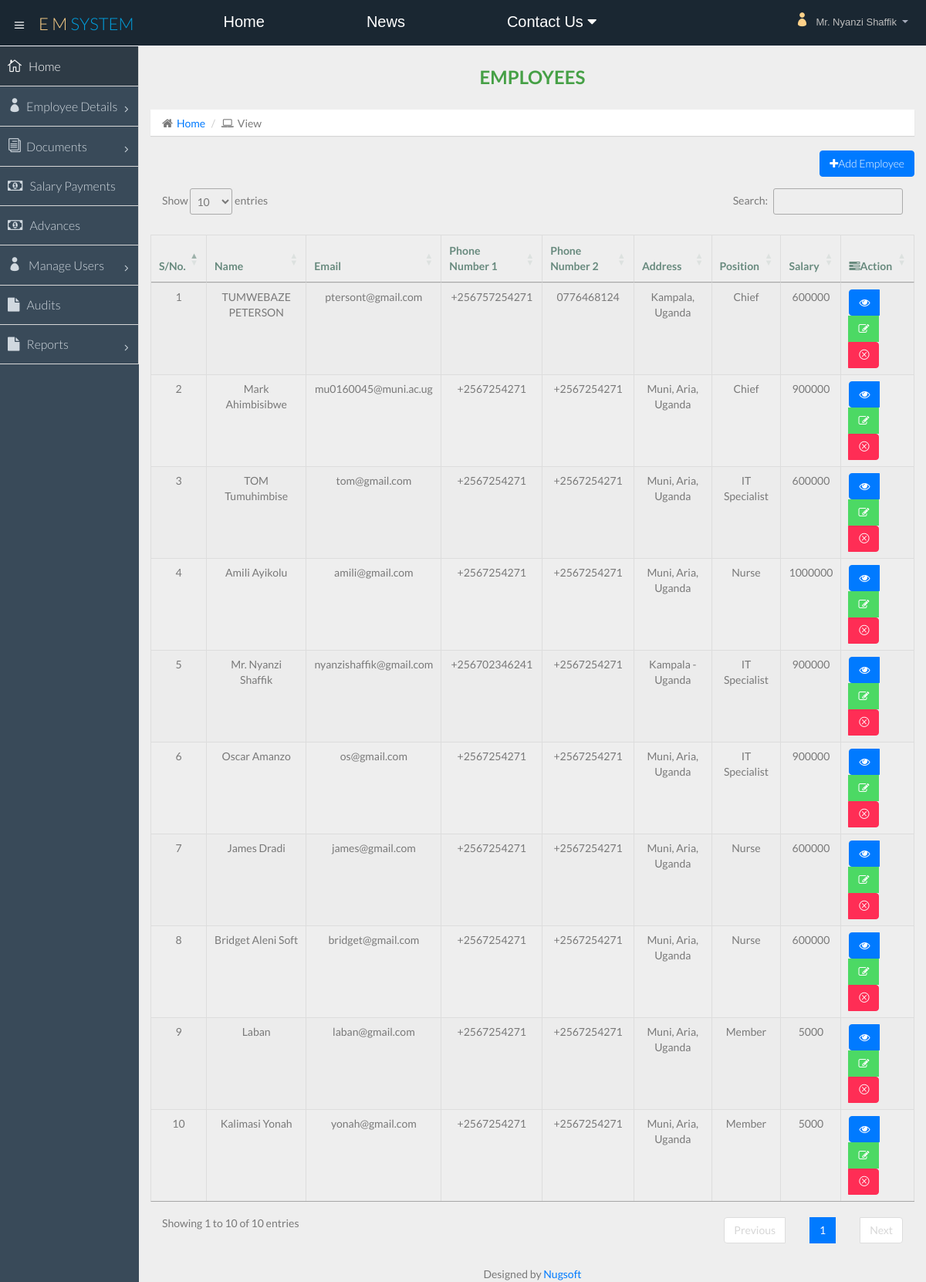
The page /employees.php (signed in) on the database its author committed.
### tables this page shows
CREATE TABLE `add_employee` (
  `id` int(11) NOT NULL,
  `name` varchar(100) NOT NULL,
  `email` varchar(100) NOT NULL,
  `phone1` varchar(100) NOT NULL,
  `phone2` varchar(100) NOT NULL,
  `address` varchar(100) NOT NULL,
  `birth` date NOT NULL,
  `nin` varchar(100) NOT NULL,
  `position` varchar(100) NOT NULL,
  `salary` varchar(100) DEFAULT '0',
  `appoint` varchar(100) NOT NULL,
  `contract` varchar(100) NOT NULL,
  `photo` varchar(100) NOT NULL,
  `nok` varchar(100) NOT NULL,
  `nokc` varchar(100) NOT NULL
);

CREATE TABLE `positions` (
  `pos_id` int(11) NOT NULL,
  `pos_name` varchar(100) NOT NULL,
  `salary` varchar(100) NOT NULL,
  `added_by` varchar(100) NOT NULL,
  `added_on` timestamp NOT NULL DEFAULT current_timestamp()
);

### includes/sessions.php (called while the page is built, shortened)
<?php
$fname=$_SESSION['fullname'];
$rolex=$_SESSION['role'];
?>

### employees.php (the view, shortened to what this page needs)
<?php include "includes/head.php" ?>
<?php include "includes/db.php"?>
<?php include "includes/sessions.php" ?>
<body>
  <section id="container" class="">
    <?php include "includes/nav.php" ?>
    <?php include "includes/sidebar.php" ?>
    <section id="main-content">
      <section class="wrapper">
        <div class="row">
          <div class="col-lg-12">
            <h3 style="color:green" class="page-header text-center"><b>Employees</b></h3>
            <ol class="breadcrumb">
              <li><i class="fa fa-home"></i><a href="home.php">Home</a></li>
              <li><i class="fa fa-laptop"></i>View</li>
            </ol>
            <?php
            if($sel['add_employees']||$rolex=="0"){
          ?>
            <button type="button" class="btn btn-primary pull-right" data-toggle="modal"
            data-target="#exampleModal" data-whatever="@mdo"><i class="fa fa-plus" aria-hidden="true"></i>Add Employee</button>
          <?php } ?>
          </div>
        </div>
<table id="page" class="table table-striped table-bordered" style="width:100%">
<thead>
  <tr>
    <th class="text-center">S/No.</th>
    <th class="text-center">Name</th>
    <th v>Email</th>
    <th v>Phone Number 1</th>
    <th class="text-center">Phone Number 2</th>
    <th class="text-center">Address</th>
    <th class="text-center">Position</th>
    <th class="text-center">Salary</th>
    <th class="text-center"><i class="fa fa-tasks"></i>Action</th>
  </tr>
</thead>
<tbody>
 <?php
$query = "SELECT * FROM add_employee";
$number=0;
if ($result = mysqli_query($con, $query)) {
    while ($row = mysqli_fetch_array($result)){
        $number++;
        $id = $row["id"];
        $fnm = $row["name"];
        $lnm = $row["email"];
        $ctc = $row["phone1"];
        $em = $row["phone2"];
        $pass = $row["address"];
        $positn = $row["position"];
        $pos = mysqli_fetch_array(mysqli_query($con, "SELECT pos_name FROM `positions` WHERE pos_id='$positn'"))['pos_name'];
        $saly = $row["salary"];
?>
        <tr class="text-center">
                  <td><?php echo $number; ?></td>
                  <td><?php echo $fnm; ?></td>
                  <td><?php echo $lnm; ?></td>
                  <td><?php echo $ctc; ?></td>
                  <td><?php echo $em; ?></td>
                  <td><?php echo $pass; ?></td>
                  <td><?php echo $pos; ?></td>
                  <td><?php echo $saly; ?></td>
                  <td>
                  <div class="btn-group">
                  <?php
            if($sel['view_employee_details']||$rolex=="0"){
          ?>
                    <a class="btn btn-primary" href="#" data-toggle="modal" data-target="#view<?php echo $id; ?>" data-whatever="@mdo"><i class="fa fa-eye"></i></a><?php } ?>
                    <?php
            if($sel['edit_employees']||$rolex=="0"){
          ?>
                    <a class="btn btn-success" href="#" data-toggle="modal" data-target="#update<?php echo $id; ?>" data-whatever="@mdo"><i class="fa fa-edit"></i></a><?php } ?>
                    <?php
            if($sel['delete_employees']||$rolex=="0"){
          ?>
                    <a onclick = "confirmationDelete(this); return false;" class="btn btn-danger" href="delete/delete.php?id=<?php echo $id; ?>"><i class="icon_close_alt2"></i></a><?php } ?>
                  </div>
                  </td>
          </tr>
<?php
    }
}
?>
</tbody>
</table>
      </section>
      <?php include "includes/footer.php" ?>
    </section>
  </section>
</body>
</html>

### includes/head.php (shortened to what this page needs)
<!DOCTYPE html>
<html lang="en">
<head>
  <link href="css/bootstrap.min.css" rel="stylesheet">
  <link href="css/bootstrap-theme.css" rel="stylesheet">
  <link href="css/elegant-icons-style.css" rel="stylesheet" />
  <link href="css/font-awesome.min.css" rel="stylesheet" />
  <link href="assets/fullcalendar/fullcalendar/bootstrap-fullcalendar.css" rel="stylesheet" />
  <link href="assets/fullcalendar/fullcalendar/fullcalendar.css" rel="stylesheet" />
  <link href="assets/jquery-easy-pie-chart/jquery.easy-pie-chart.css" rel="stylesheet" type="text/css" media="screen" />
  <link rel="stylesheet" href="css/owl.carousel.css" type="text/css">
  <link href="css/jquery-jvectormap-1.2.2.css" rel="stylesheet">
  <link rel="stylesheet" href="css/fullcalendar.css">
  <link href="css/widgets.css" rel="stylesheet">
  <link href="css/style.css" rel="stylesheet">
  <link href="css/style-responsive.css" rel="stylesheet" />
  <link href="css/xcharts.min.css" rel=" stylesheet">
  <link href="css/jquery-ui-1.10.4.min.css" rel="stylesheet">
  <link href="https://cdnjs.cloudflare.com/ajax/libs/bootstrap-select/1.10.0/css/bootstrap-select.min.css" rel="stylesheet" />
  <link rel="stylesheet" href="https://cdn.datatables.net/1.10.2/css/jquery.dataTables.min.css">
<link href="https://cdn.datatables.net/1.10.18/css/dataTables.bootstrap4.min.css" rel="stylesheet">
</head>

### includes/nav.php (shortened to what this page needs)
<?php include "includes/db.php" ?>
<?php
$sel = mysqli_fetch_array(mysqli_query($con, "SELECT * from permissions WHERE role_id='$rolex'"));
?>
<header class="header dark-bg">
      <div class="toggle-nav">
        <div class="icon-reorder tooltips" data-original-title="Toggle Navigation" data-placement="bottom"><i class="icon_menu"></i></div>
      </div>
      <a href="" class="logo">e m<span class="lite"> system</span></a>
<div class="navbar1" id="mega-nav">
  <a class="anchor" href="#home">Home</a>
  <a class="anchor" href="#news">News</a>
  <div class="dropdown1">
    <button class="dropbtn">Contact Us
      <i class="fa fa-caret-down"></i>
    </button>
  </div>
      <div class="top-nav notification-row">
        <ul class="nav pull-right top-menu">
          <li class="dropdown">
            <a data-toggle="dropdown" class="dropdown-toggle" href="#">
                            <span class="icon_profile">
                            </span>
                            <span class="username"><?php echo $fname ?></span>
                            <b class="caret"></b>
                        </a>
          </li>
        </ul>
      </div>
      </div>
    </header>

### includes/sidebar.php (shortened to what this page needs)
<aside>
      <div id="sidebar" class="nav-collapse ">
        <ul class="sidebar-menu">
        <?php if($sel['view_home']||$rolex=="0"){
          ?>
          <li class="active">
            <a class="" href="home.php">
                          <i class="icon_house_alt"></i>
                          <span>Home</span>
                      </a>
          </li><?php } ?>
          <?php
          if($sel['add_employees']||$rolex=="0" || $sel['view_employees'] || $sel['edit_employees']|| $sel['delete_employees']|| $sel['view_employee_details']|| $sel['add_position']|| $sel['view_position']|| $sel['edit_position']|| $sel['delete_position']){
          ?>
          <li class="sub-menu">
            <a href="javascript:;" class=""><i class="icon_profile"></i><span>Employee Details</span>
                          <span class="menu-arrow arrow_carrot-right"></span>
                      </a>
          </li>
          <?php }?>
          <?php if($sel['add_document']||$rolex=="0" || $sel['view_document'] || $sel['edit_document'] || $sel['delete_document']|| $sel['view_document_details']){
          ?>
          <li class="sub-menu">
            <a href="javascript:;" class=""><i class="icon_documents_alt"></i><span>Documents</span>
                          <span class="menu-arrow arrow_carrot-right"></span>
                      </a>
          </li>
          <?php } ?>
          <li>
            <?php
            if($sel['add_salary']||$rolex=="0" || $sel['view_salary'] || $sel['edit_salary'] || $sel['delete_salary']){
          ?>
            <a class="" href="salary.php">
                          <i class="fa fa-money"></i>
                          <span>Salary Payments</span>
                      </a>
          </li>
          <?php } ?>
          <?php
            if($sel['add_advance']||$rolex=="0" || $sel['view_advances'] || $sel['edit_advance'] || $sel['delete_advance']|| $sel['view_advance_details']){
          ?>
          <li>
            <a class="" href="advances.php">
                          <i class="fa fa-money"></i>
                          <span>Advances</span>
                      </a>
          </li>
          <?php } ?>
          <?php
            if($sel['add_user']||$rolex=="0" || $sel['view_user'] || $sel['edit_user'] || $sel['delete_user']|| $sel['add_roles']|| $sel['view_roles']|| $sel['delete_roles']|| $sel['edit_roles']){
          ?>
          <li class="sub-menu">
            <a class="" href="javascript:;"><i class="icon_profile"></i>
                          <span>Manage Users</span><span class="menu-arrow arrow_carrot-right"></span>
                      </a>
          </li>
          <?php } ?>
          <?php if($sel['view_audits']||$rolex=="0"){
          ?>
          <li>
            <a class="" href="audits.php">
                          <i class="fa fa-file"></i>
                          <span>Audits</span>
                      </a>
          </li>
          <?php } ?>
          <?php if($sel['view_salaryreports']||$rolex=="0" || $sel['view_advance_reports']){
          ?>
          <li class="sub-menu">
            <a class="" href="javascript:;"><i class="fa fa-file"></i>
                          <span>Reports</span><span class="menu-arrow arrow_carrot-right"></span>
                      </a>
          </li>
          <?php } ?>
        </ul>
      </div>
    </aside>

### includes/footer.php
<div class="text-center">
        <div>
          Designed by <a href="https://nugsoft.com/">Nugsoft</a>
        </div>
</div>

### rows shown on the page
add_employee: name "TUMWEBAZE PETERSON", email "ptersont@gmail.com", phone1 "+256757254271", phone2 "0776468124", address "Kampala, Uganda", position.pos_name "Chief", salary "600000"
add_employee: name "Mark Ahimbisibwe", email "mu0160045@muni.ac.ug", phone1 "+2567254271", phone2 "+2567254271", address "Muni, Aria, Uganda", position.pos_name "Chief", salary "900000"
add_employee: name "TOM Tumuhimbise", email "tom@gmail.com", phone1 "+2567254271", phone2 "+2567254271", address "Muni, Aria, Uganda", position.pos_name "IT Specialist", salary "600000"
add_employee: name "Amili Ayikolu", email "amili@gmail.com", phone1 "+2567254271", phone2 "+2567254271", address "Muni, Aria, Uganda", position.pos_name "Nurse", salary "1000000"
add_employee: name "Mr. Nyanzi Shaffik", email "nyanzishaffik@gmail.com", phone1 "+256702346241", phone2 "+2567254271", address "Kampala - Uganda", position.pos_name "IT Specialist", salary "900000"
add_employee: name "Oscar Amanzo", email "os@gmail.com", phone1 "+2567254271", phone2 "+2567254271", address "Muni, Aria, Uganda", position.pos_name "IT Specialist", salary "900000"
add_employee: name "James Dradi", email "james@gmail.com", phone1 "+2567254271", phone2 "+2567254271", address "Muni, Aria, Uganda", position.pos_name "Nurse", salary "600000"
add_employee: name "Bridget Aleni Soft", email "bridget@gmail.com", phone1 "+2567254271", phone2 "+2567254271", address "Muni, Aria, Uganda", position.pos_name "Nurse", salary "600000"
add_employee: name "Laban", email "laban@gmail.com", phone1 "+2567254271", phone2 "+2567254271", address "Muni, Aria, Uganda", position.pos_name "Member", salary "5000"
add_employee: name "Kalimasi Yonah", email "yonah@gmail.com", phone1 "+2567254271", phone2 "+2567254271", address "Muni, Aria, Uganda", position.pos_name "Member", salary "5000"

### other values the page prints
$fname "Mr. Nyanzi Shaffik"
